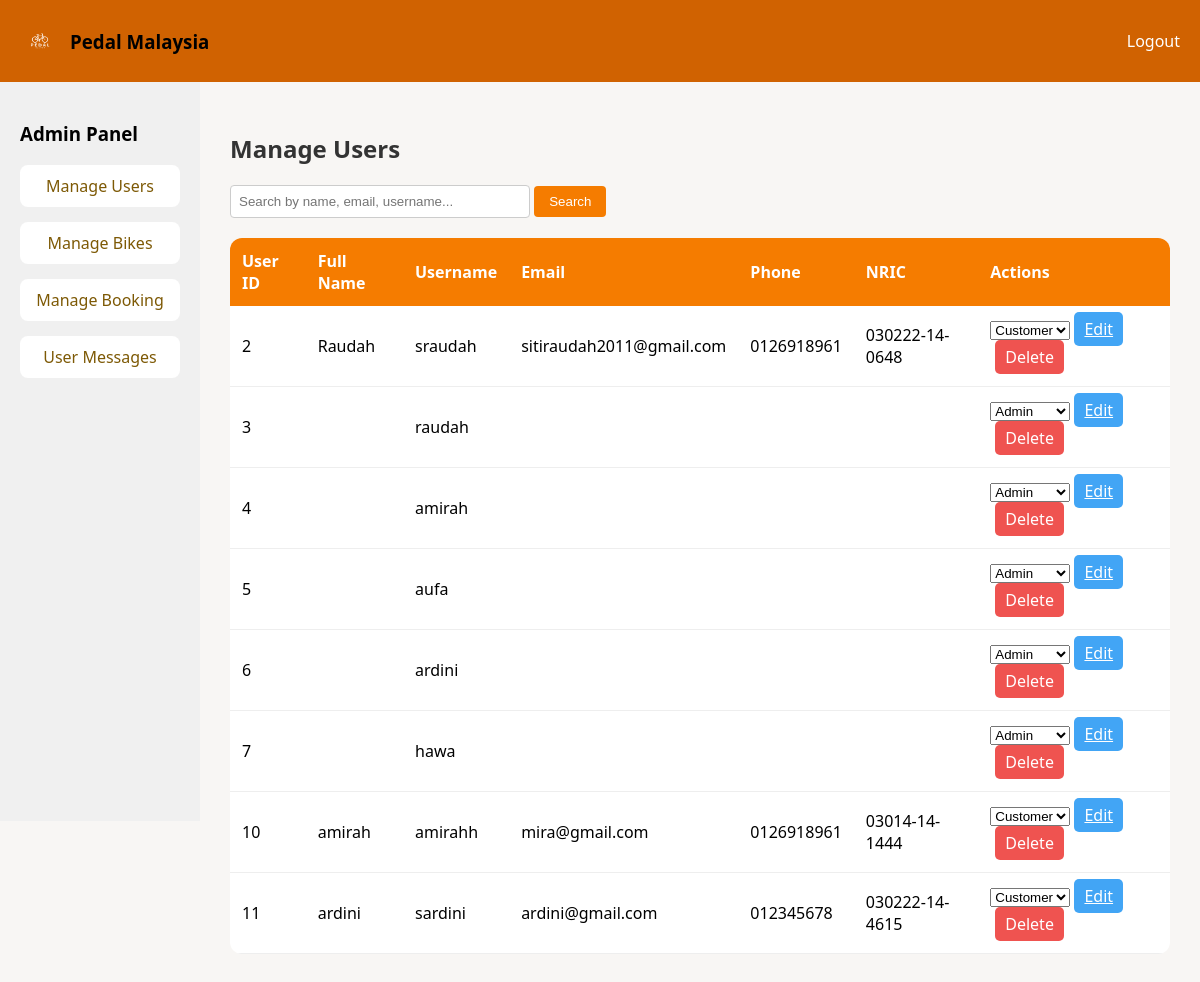
The page /admin_manage_user.php on the database its author committed.
### tables this page shows
CREATE TABLE `customers` (
  `customer_id` int(11) NOT NULL,
  `user_id` int(11) NOT NULL,
  `full_name` varchar(100) NOT NULL,
  `email` varchar(100) NOT NULL,
  `phone_number` varchar(20) DEFAULT NULL,
  `nric` varchar(20) DEFAULT NULL,
  `username` varchar(50) NOT NULL,
  `created_at` datetime DEFAULT current_timestamp(),
  `password` varchar(255) NOT NULL
);

CREATE TABLE `users` (
  `id` int(11) NOT NULL,
  `username` varchar(50) NOT NULL,
  `password` varchar(255) NOT NULL,
  `role` enum('admin','customer') NOT NULL DEFAULT 'customer'
);

### admin_manage_user.php (the view, shortened to what this page needs)
<?php
include("db.php");
$search = isset($_GET["search"]) ? $_GET["search"] : "";
$query = "SELECT users.id AS user_id, users.username, users.role,
                 customers.full_name, customers.email, customers.phone_number, customers.nric
          FROM users
          LEFT JOIN customers ON users.id = customers.user_id";
$result = mysqli_query($conn, $query);
?>
<!DOCTYPE html>
<html lang="en">
<head>
</head>
<body>
  <div class="navbar">
    <div class="logo">
      <img src="pedal (2).png" alt="Logo">
      <strong><h3>Pedal Malaysia</h3></strong>
    </div>
    <div class="nav-links">
      <a href="logout.php">Logout</a>
    </div>
  </div>
  <div class="container">
    <div class="sidebar">
      <h3>Admin Panel</h3>
      <a href="admin_manage_user.php">Manage Users</a>
      <a href="admin_managebikes.php">Manage Bikes</a>
      <a href="admin_manageuser.php">Manage Booking</a>
          <a href="admin_messages.php">User Messages</a>
    </div>
    <div class="main-content">
      <h2>Manage Users</h2>
      <div class="search-container">
        <form method="GET" action="">
          <input type="text" name="search" placeholder="Search by name, email, username..." value="<?php echo htmlspecialchars($search); ?>">
          <button type="submit">Search</button>
        </form>
      </div>
      <table class="user-table">
        <thead>
          <tr>
            <th>User ID</th>
            <th>Full Name</th>
            <th>Username</th>
            <th>Email</th>
            <th>Phone</th>
            <th>NRIC</th>
            <th>Actions</th>
          </tr>
        </thead>
        <tbody>
          <?php
          if (mysqli_num_rows($result) > 0) {
            while ($row = mysqli_fetch_assoc($result)) {
              echo "<tr>
                <td>{$row['user_id']}</td>
                <td>{$row['full_name']}</td>
                <td>{$row['username']}</td>
                <td>{$row['email']}</td>
                <td>{$row['phone_number']}</td>
                <td>{$row['nric']}</td>
<td>
  <form method='POST' action='update_role.php' style='display:inline-block;'>
    <input type='hidden' name='user_id' value='{$row['user_id']}'>
    <select name='role' onchange='this.form.submit()'>
      <option value='admin' " . ($row['role'] == 'admin' ? 'selected' : '') . ">Admin</option>
      <option value='customer' " . ($row['role'] == 'customer' ? 'selected' : '') . ">Customer</option>
    </select>
  </form>
  <a href='edit_user.php?id={$row['user_id']}' class='action-btn edit-btn'>Edit</a>
  <a href='delete_user.php?id={$row['user_id']}' class='action-btn delete-btn' onclick=\"return confirm('Are you sure you want to delete this user?')\">Delete</a>
</td>
              </tr>";
            }
          } else {
            echo "<tr><td colspan='7'>No users found</td></tr>";
          }
          ?>
        </tbody>
      </table>
    </div>
  </div>
</body>
</html>

### admin_manage_user.php (style rules this page uses)
* { box-sizing: border-box; }
body { margin: 0; font-family: 'Segoe UI', sans-serif; background-color: #f8f6f4; }
.navbar { display: flex; justify-content: space-between; align-items: center; background-color: rgb(208, 98, 1); padding: 10px 20px; }
.navbar .logo { display: flex; align-items: center; }
.navbar .logo img { width: 40px; margin-right: 10px; }
.navbar .nav-links a { margin-left: 20px; text-decoration: none; color: white; font-weight: 500; }
.container { display: flex; }
.sidebar { width: 200px; background-color: #f0f0f0; padding: 20px; height: calc(100vh - 61px); }
.sidebar a { display: block; margin-bottom: 15px; text-decoration: none; color: rgb(125, 89, 5); font-weight: 500; padding: 10px; background-color: white; border-radius: 8px; text-align: center; transition: background 0.3s ease; }
.main-content { flex: 1; padding: 30px; }
h2 { margin-bottom: 20px; color: #333; }
.search-container { margin-bottom: 20px; }
.search-container input { padding: 8px; width: 300px; border-radius: 4px; border: 1px solid #ccc; }
.search-container button { padding: 8px 15px; background-color: #f57c00; color: white; border: none; border-radius: 4px; cursor: pointer; }
.user-table { width: 100%; border-collapse: collapse; background: #fff; border-radius: 12px; overflow: hidden; }
.user-table th { background-color: #f57c00; color: white; padding: 12px; text-align: left; }
.user-table td { padding: 12px; border-bottom: 1px solid #eee; }
.action-btn { padding: 6px 10px; border: none; border-radius: 5px; color: white; cursor: pointer; }
.edit-btn { background: #42a5f5; }
.delete-btn { background: #ef5350; margin-left: 5px; text-decoration: none; display: inline-block; }

### rows shown on the page
customers: user "2", full_name "Raudah", user.username "sraudah", email "sitiraudah2011@gmail.com", phone_number "0126918961", nric "030222-14-0648"
users: id "3", username "raudah", role "Admin"
users: id "4", username "amirah", role "Admin"
users: id "5", username "aufa", role "Admin"
users: id "6", username "ardini", role "Admin"
users: id "7", username "hawa", role "Admin"
customers: user "10", full_name "amirah", user.username "amirahh", email "mira@gmail.com", phone_number "0126918961", nric "03014-14-1444"
customers: user "11", full_name "ardini", user.username "sardini", email "ardini@gmail.com", phone_number "012345678", nric "030222-14-4615"
